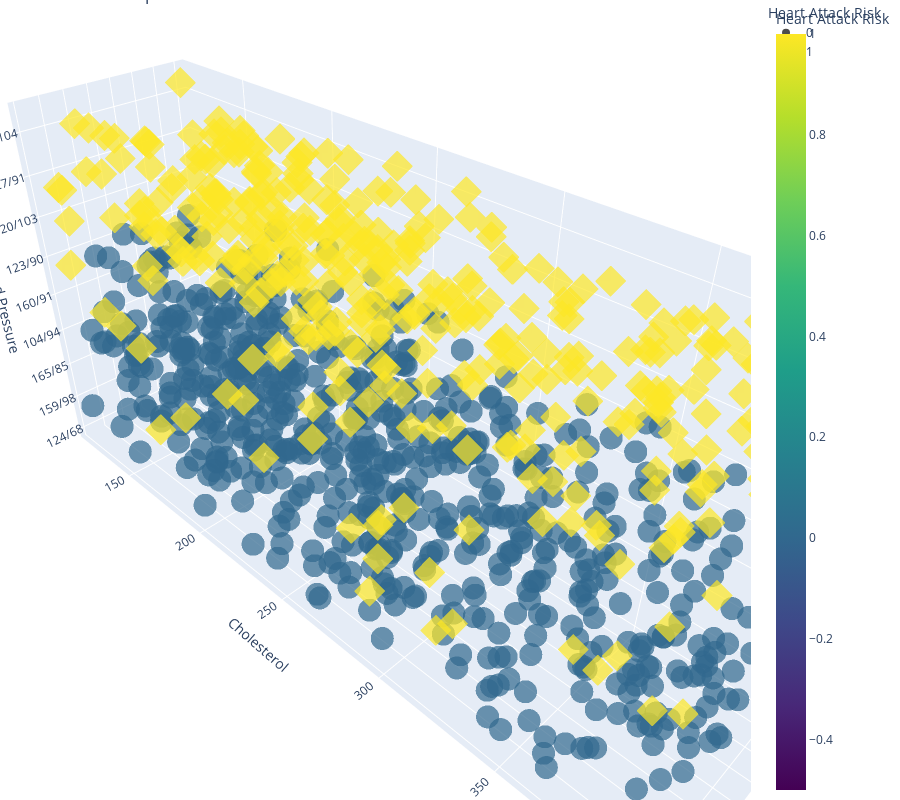

The notebook cell this image was saved under:
### Code cell
# Interactive 3D plot of key features
fig = px.scatter_3d(
    df.sample(1000, random_state=42),
    x='Age',
    y='Cholesterol',
    z='Blood Pressure',
    color='Heart Attack Risk',
    symbol='Heart Attack Risk',
    opacity=0.7,
    title='3D Feature Space Visualization',
    height=800,
    color_continuous_scale='viridis'
)
fig.update_layout(margin=dict(l=0, r=0, b=0, t=0))
fig.show()

### Figure 1 — Plotly figure (JSON) as saved in the notebook; plotly's stock layout.template omitted (floating-point values rounded to 4 significant figures; data arrays with more than 128 entries replaced by an {"elided": "..."} marker saying what was removed)
{"data": [{"hovertemplate": "Heart Attack Risk=%{marker.color}<br>Age=%{x}<br>Cholesterol=%{y}<br>Blood Pressure=%{z}<extra></extra>", "legendgroup": "0", "marker": {"color": {"elided": "639 int values"}, "coloraxis": "coloraxis", "opacity": 0.7, "symbol": "circle"}, "mode": "markers", "name": "0", "scene": "scene", "showlegend": true, "type": "scatter3d", "x": {"elided": "639 int values"}, "y": {"elided": "639 int values"}, "z": {"elided": "639 str values"}}, {"hovertemplate": "Heart Attack Risk=%{marker.color}<br>Age=%{x}<br>Cholesterol=%{y}<br>Blood Pressure=%{z}<extra></extra>", "legendgroup": "1", "marker": {"color": {"elided": "361 int values"}, "coloraxis": "coloraxis", "opacity": 0.7, "symbol": "diamond"}, "mode": "markers", "name": "1", "scene": "scene", "showlegend": true, "type": "scatter3d", "x": {"elided": "361 int values"}, "y": {"elided": "361 int values"}, "z": {"elided": "361 str values"}}], "layout": {"coloraxis": {"colorbar": {"title": {"text": "Heart Attack Risk"}}, "colorscale": [[0, "#440154"], [0.1111, "#482878"], [0.2222, "#3e4989"], [0.3333, "#31688e"], [0.4444, "#26828e"], [0.5556, "#1f9e89"], [0.6667, "#35b779"], [0.7778, "#6ece58"], [0.8889, "#b5de2b"], [1, "#fde725"]]}, "height": 800, "legend": {"title": {"text": "Heart Attack Risk"}, "tracegroupgap": 0}, "margin": {"b": 0, "l": 0, "r": 0, "t": 0}, "scene": {"domain": {"x": [0, 1], "y": [0, 1]}, "xaxis": {"title": {"text": "Age"}}, "yaxis": {"title": {"text": "Cholesterol"}}, "zaxis": {"title": {"text": "Blood Pressure"}}}, "title": {"text": "3D Feature Space Visualization"}}}
